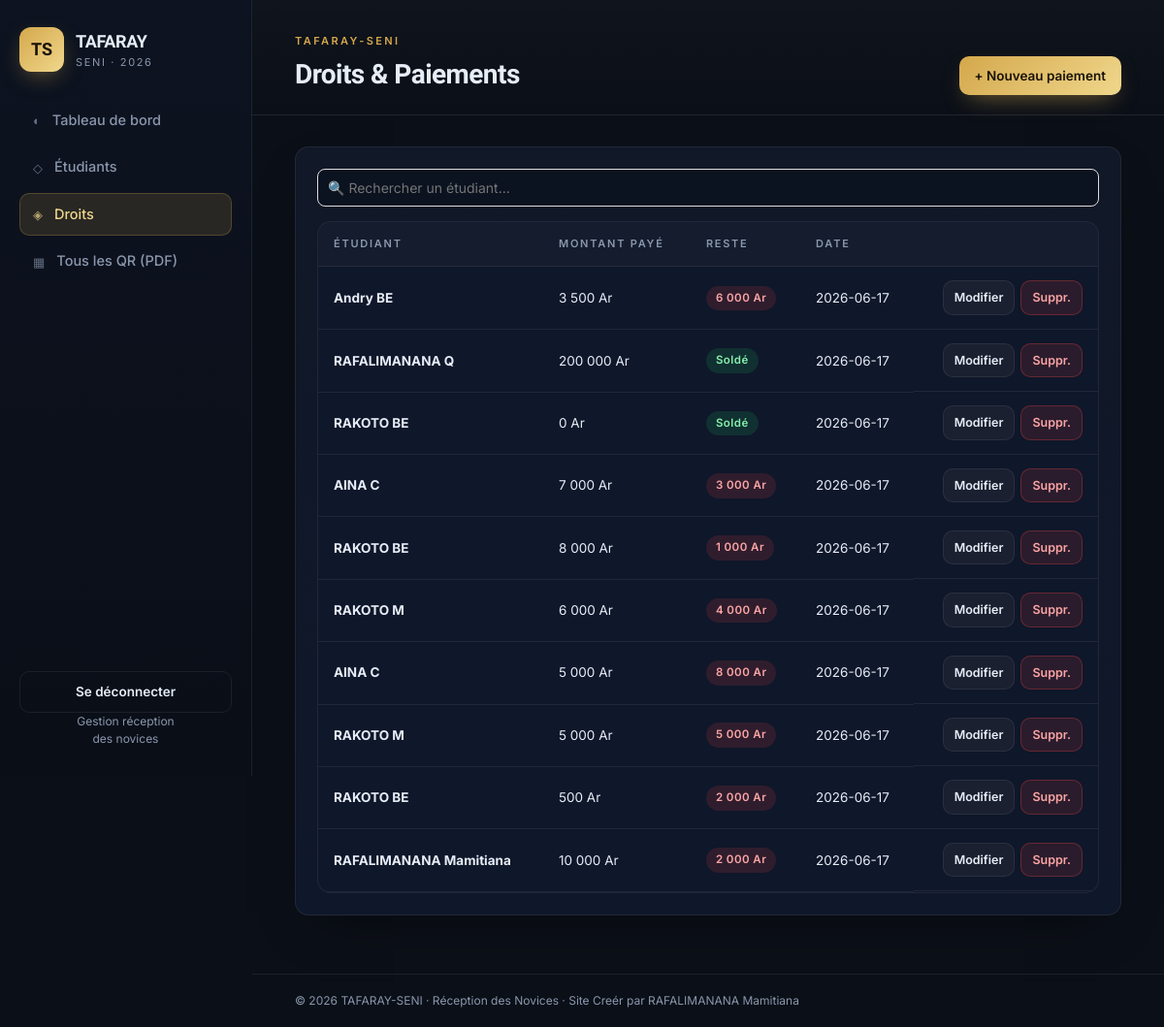
The app's page /droits.php (signed in), older data.
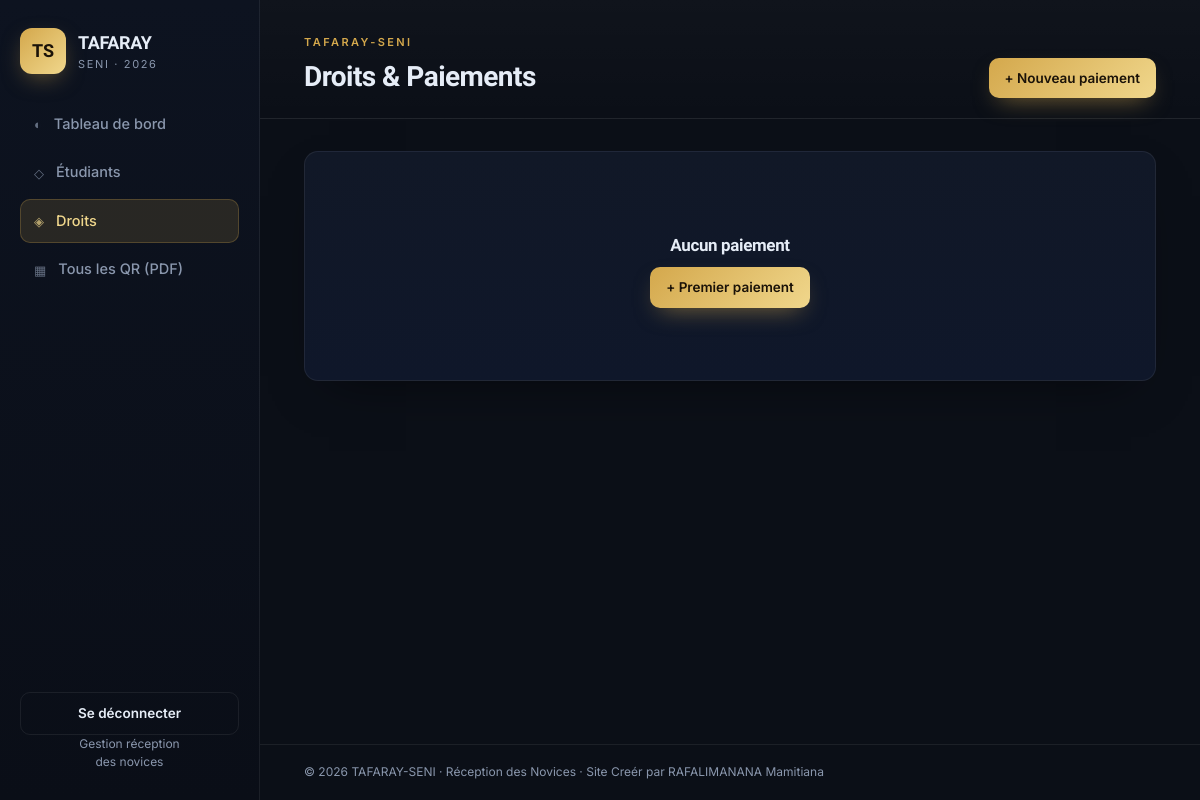
The same page, newer data.
### tables this page shows
CREATE TABLE droit (
  id INTEGER PRIMARY KEY AUTOINCREMENT,
  etudiant_id INTEGER NOT NULL,
  MontantPayee REAL NOT NULL DEFAULT 0,
  RestePayer REAL NOT NULL DEFAULT 0,
  DatePaiement TEXT NOT NULL,
  FOREIGN KEY(etudiant_id) REFERENCES etudiant(id) ON DELETE CASCADE
);

CREATE TABLE etudiant (
  id INTEGER PRIMARY KEY AUTOINCREMENT,
  NomEt TEXT NOT NULL,
  PrenomEt TEXT NOT NULL,
  GenerationEt TEXT NOT NULL CHECK(GenerationEt IN ('Ancien','Novice')),
  LogementsEt TEXT NOT NULL CHECK(LogementsEt IN ('Interne','Externe'))
);

### includes/db.php (called while the page is built, shortened)
<?php
function e($s){ return htmlspecialchars($s ?? '', ENT_QUOTES, 'UTF-8'); }

### droits.php (the view, shortened to what this page needs)
<?php
require __DIR__.'/includes/auth.php';
$action = $_GET['action'] ?? 'list';
$edit = null;
$etudiants = $pdo->query("SELECT id,NomEt,PrenomEt FROM etudiant ORDER BY NomEt")->fetchAll(PDO::FETCH_ASSOC);
$topbarActions = $action==='list'
  ? '<a href="droits.php?action=new" class="btn btn-primary">+ Nouveau paiement</a>'
  : '<a href="droits.php" class="btn btn-ghost">← Retour</a>';
include 'includes/header.php';
if ($action==='new' || $action==='edit'):
?>
<div class="card" style="max-width:760px">
  <h2 class="section-title"><?= $edit?'Modifier le droit':'Enregistrer un paiement' ?></h2>
  <?php if (!$etudiants): ?>
    <div class="empty"><h3>Aucun étudiant disponible</h3><a href="etudiants.php?action=new" class="btn btn-primary">+ Créer un étudiant</a></div>
  <?php else: ?>
  <form method="post">
    <?php if ($edit): ?><input type="hidden" name="id" value="<?= $edit['id'] ?>"><?php endif; ?>
    <div class="form-grid">
      <div class="full">
        <label>Étudiant</label>
        <select name="etudiant_id" required>
          <?php foreach ($etudiants as $et): ?>
            <option value="<?= $et['id'] ?>" <?= ($edit['etudiant_id']??'')==$et['id']?'selected':'' ?>>
              <?= e($et['NomEt'].' '.$et['PrenomEt']) ?>
            </option>
          <?php endforeach; ?>
        </select>
      </div>
      <div><label>Montant payé (Ar)</label><input type="number" step="0.01" name="MontantPayee" required value="<?= e($edit['MontantPayee']??0) ?>"></div>
      <div><label>Reste à payer (Ar)</label><input type="number" step="0.01" name="RestePayer" required value="<?= e($edit['RestePayer']??0) ?>"></div>
      <div class="full"><label>Date de paiement</label><input type="date" name="DatePaiement" required value="<?= e($edit['DatePaiement']??date('Y-m-d')) ?>"></div>
    </div>
    <div class="form-actions">
      <a class="btn btn-ghost" href="droits.php">Annuler</a>
      <button class="btn btn-primary"><?= $edit?'Enregistrer':'Créer le paiement' ?></button>
    </div>
  </form>
  <?php endif; ?>
</div>
<?php else:
  $rows = $pdo->query("SELECT d.*, e.NomEt, e.PrenomEt FROM droit d JOIN etudiant e ON e.id=d.etudiant_id ORDER BY d.DatePaiement DESC, d.id DESC")->fetchAll(PDO::FETCH_ASSOC);
?>
<div class="card">
  <?php if (!$rows): ?>
    <div class="empty"><h3>Aucun paiement</h3><a href="droits.php?action=new" class="btn btn-primary">+ Premier paiement</a></div>
  <?php else: ?>
  <div style="margin-bottom:15px;">
    <input
        type="text"
        id="searchInput"
        class="form-control"
        placeholder="🔍 Rechercher un étudiant..."
        style="width:100%;padding:10px;border:1px solid #ddd;border-radius:8px;"
    >
</div>
<div class="table-wrap">
    <table class="table" id="paiementsTable">
      <thead><tr><th>Étudiant</th><th>Montant payé</th><th>Reste</th><th>Date</th><th></th></tr></thead>
      <tbody>
      <?php foreach ($rows as $r): ?>
        <tr>
          <td><strong><?= e($r['NomEt'].' '.$r['PrenomEt']) ?></strong></td>
          <td><?= number_format($r['MontantPayee'],0,',',' ') ?> Ar</td>
          <td><?= $r['RestePayer']==0 ? '<span class="badge badge-ok">Soldé</span>' : '<span class="badge badge-due">'.number_format($r['RestePayer'],0,',',' ').' Ar</span>' ?></td>
          <td><?= e($r['DatePaiement']) ?></td>
          <td class="actions">
            <a class="btn btn-sm" href="droits.php?action=edit&id=<?= $r['id'] ?>">Modifier</a>
            <a class="btn btn-sm btn-danger" href="droits.php?action=delete&id=<?= $r['id'] ?>" onclick="return confirm('Supprimer ?')">Suppr.</a>
          </td>
        </tr>
      <?php endforeach; ?>
      </tbody>
    </table>
  </div>
  <?php endif; ?>
</div>
<?php endif; include 'includes/footer.php'; ?>

Row changes from the older to the newer data that the page shows:
removed droit: etudiant.PrenomEt "Andry BE", MontantPayee "3 500", RestePayer "6 000", DatePaiement "2026-06-17"
removed droit: etudiant.PrenomEt "RAFALIMANANA Q", MontantPayee "200 000", RestePayer "Soldé", DatePaiement "2026-06-17"
removed droit: etudiant.PrenomEt "RAKOTO BE", MontantPayee "0", RestePayer "Soldé", DatePaiement "2026-06-17"
removed droit: etudiant.PrenomEt "AINA C", MontantPayee "7 000", RestePayer "3 000", DatePaiement "2026-06-17"
removed droit: etudiant.PrenomEt "RAKOTO BE", MontantPayee "8 000", RestePayer "1 000", DatePaiement "2026-06-17"
removed droit: etudiant.PrenomEt "RAKOTO M", MontantPayee "6 000", RestePayer "4 000", DatePaiement "2026-06-17"
removed droit: etudiant.PrenomEt "AINA C", MontantPayee "5 000", RestePayer "8 000", DatePaiement "2026-06-17"
removed droit: etudiant.PrenomEt "RAKOTO M", MontantPayee "5 000", RestePayer "5 000", DatePaiement "2026-06-17"
removed droit: etudiant.PrenomEt "RAKOTO BE", MontantPayee "500", RestePayer "2 000", DatePaiement "2026-06-17"
removed droit: etudiant.PrenomEt "RAFALIMANANA Mamitiana", MontantPayee "10 000", RestePayer "2 000", DatePaiement "2026-06-17"
Text that changed along with them:
text no longer shown: "ÉTUDIANT MONTANT PAYÉ RESTE DATE"
text now shown: "Aucun paiement + Premier paiement"
